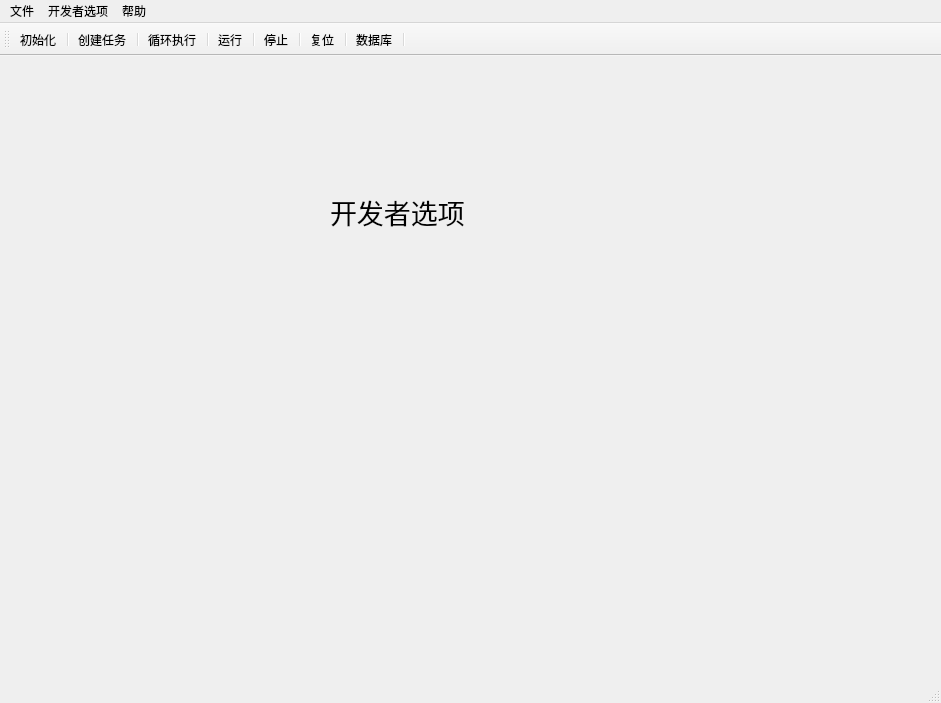
<?xml version="1.0" encoding="UTF-8"?>
<ui version="4.0">
 <class>MainWindow</class>
 <widget class="QMainWindow" name="MainWindow">
  <property name="geometry">
   <rect>
    <x>0</x>
    <y>0</y>
    <width>941</width>
    <height>703</height>
   </rect>
  </property>
  <property name="windowTitle">
   <string>MainWindow</string>
  </property>
  <property name="styleSheet">
   <string notr="true"/>
  </property>
  <widget class="QWidget" name="centralWidget">
   <widget class="QStackedWidget" name="stackedWidget">
    <property name="geometry">
     <rect>
      <x>10</x>
      <y>0</y>
      <width>931</width>
      <height>611</height>
     </rect>
    </property>
    <property name="styleSheet">
     <string notr="true"/>
    </property>
    <property name="currentIndex">
     <number>2</number>
    </property>
    <widget class="QWidget" name="page0">
     <widget class="QTextEdit" name="textEdit">
      <property name="geometry">
       <rect>
        <x>190</x>
        <y>250</y>
        <width>104</width>
        <height>71</height>
       </rect>
      </property>
     </widget>
     <widget class="QLabel" name="txtLable">
      <property name="geometry">
       <rect>
        <x>200</x>
        <y>210</y>
        <width>91</width>
        <height>16</height>
       </rect>
      </property>
      <property name="text">
       <string>Txt文件操作</string>
      </property>
     </widget>
    </widget>
    <widget class="QWidget" name="page1">
     <widget class="QTableWidget" name="tableWidget">
      <property name="geometry">
       <rect>
        <x>40</x>
        <y>110</y>
        <width>861</width>
        <height>441</height>
       </rect>
      </property>
     </widget>
     <widget class="QTextEdit" name="searchEdit">
      <property name="geometry">
       <rect>
        <x>40</x>
        <y>60</y>
        <width>161</width>
        <height>31</height>
       </rect>
      </property>
     </widget>
     <widget class="QGroupBox" name="groupBox">
      <property name="geometry">
       <rect>
        <x>230</x>
        <y>10</y>
        <width>691</width>
        <height>80</height>
       </rect>
      </property>
      <property name="title">
       <string>数据库操作</string>
      </property>
      <widget class="QPushButton" name="dataSearch">
       <property name="geometry">
        <rect>
         <x>40</x>
         <y>30</y>
         <width>93</width>
         <height>28</height>
        </rect>
       </property>
       <property name="text">
        <string>查询</string>
       </property>
       <property name="icon">
        <iconset resource="res.qrc">
         <normaloff>:/image/res/search.png</normaloff>:/image/res/search.png</iconset>
       </property>
      </widget>
      <widget class="QPushButton" name="dataSave">
       <property name="geometry">
        <rect>
         <x>430</x>
         <y>30</y>
         <width>93</width>
         <height>28</height>
        </rect>
       </property>
       <property name="text">
        <string>保存</string>
       </property>
       <property name="icon">
        <iconset resource="res.qrc">
         <normaloff>:/image/res/save.png</normaloff>:/image/res/save.png</iconset>
       </property>
      </widget>
      <widget class="QPushButton" name="dataEmpty">
       <property name="geometry">
        <rect>
         <x>560</x>
         <y>30</y>
         <width>93</width>
         <height>28</height>
        </rect>
       </property>
       <property name="text">
        <string>清空</string>
       </property>
       <property name="icon">
        <iconset resource="res.qrc">
         <normaloff>:/image/res/qingkong.png</normaloff>:/image/res/qingkong.png</iconset>
       </property>
      </widget>
      <widget class="QPushButton" name="dataAdd">
       <property name="geometry">
        <rect>
         <x>170</x>
         <y>30</y>
         <width>93</width>
         <height>28</height>
        </rect>
       </property>
       <property name="text">
        <string>添加</string>
       </property>
       <property name="icon">
        <iconset resource="res.qrc">
         <normaloff>:/image/res/add.png</normaloff>:/image/res/add.png</iconset>
       </property>
      </widget>
      <widget class="QPushButton" name="dataDelete">
       <property name="geometry">
        <rect>
         <x>300</x>
         <y>30</y>
         <width>93</width>
         <height>28</height>
        </rect>
       </property>
       <property name="text">
        <string>删除</string>
       </property>
       <property name="icon">
        <iconset resource="res.qrc">
         <normaloff>:/image/res/delete.png</normaloff>:/image/res/delete.png</iconset>
       </property>
      </widget>
     </widget>
     <widget class="QComboBox" name="comboBox_Chose">
      <property name="geometry">
       <rect>
        <x>40</x>
        <y>11</y>
        <width>161</width>
        <height>31</height>
       </rect>
      </property>
      <item>
       <property name="text">
        <string>产品类型</string>
       </property>
      </item>
      <item>
       <property name="text">
        <string>产品编号</string>
       </property>
      </item>
      <item>
       <property name="text">
        <string>装配状态</string>
       </property>
      </item>
      <item>
       <property name="text">
        <string>完成时间</string>
       </property>
      </item>
     </widget>
    </widget>
    <widget class="QWidget" name="page2">
     <widget class="QLabel" name="label">
      <property name="geometry">
       <rect>
        <x>320</x>
        <y>90</y>
        <width>221</width>
        <height>131</height>
       </rect>
      </property>
      <property name="font">
       <font>
        <family>Agency FB</family>
        <pointsize>20</pointsize>
       </font>
      </property>
      <property name="text">
       <string>开发者选项</string>
      </property>
     </widget>
    </widget>
   </widget>
  </widget>
  <widget class="QMenuBar" name="menuBar">
   <property name="geometry">
    <rect>
     <x>0</x>
     <y>0</y>
     <width>941</width>
     <height>23</height>
    </rect>
   </property>
   <widget class="QMenu" name="File">
    <property name="title">
     <string>文件</string>
    </property>
    <addaction name="action_open"/>
    <addaction name="action_save"/>
    <addaction name="action_quit"/>
   </widget>
   <widget class="QMenu" name="Help">
    <property name="title">
     <string>帮助</string>
    </property>
    <addaction name="action_aboutproduct"/>
   </widget>
   <widget class="QMenu" name="ExploreOption">
    <property name="title">
     <string>开发者选项</string>
    </property>
    <addaction name="action_enter"/>
   </widget>
   <addaction name="File"/>
   <addaction name="ExploreOption"/>
   <addaction name="Help"/>
  </widget>
  <widget class="QToolBar" name="mainToolBar">
   <property name="toolButtonStyle">
    <enum>Qt::ToolButtonTextUnderIcon</enum>
   </property>
   <attribute name="toolBarArea">
    <enum>TopToolBarArea</enum>
   </attribute>
   <attribute name="toolBarBreak">
    <bool>false</bool>
   </attribute>
   <addaction name="action_init"/>
   <addaction name="separator"/>
   <addaction name="action_newprj"/>
   <addaction name="separator"/>
   <addaction name="action_circleMode"/>
   <addaction name="separator"/>
   <addaction name="action_start"/>
   <addaction name="separator"/>
   <addaction name="action_stop"/>
   <addaction name="separator"/>
   <addaction name="action_reset"/>
   <addaction name="separator"/>
   <addaction name="action_database"/>
   <addaction name="separator"/>
  </widget>
  <widget class="QStatusBar" name="statusBar"/>
  <action name="action_open">
   <property name="icon">
    <iconset resource="res.qrc">
     <normaloff>:/image/res/file-open.png</normaloff>:/image/res/file-open.png</iconset>
   </property>
   <property name="text">
    <string>打开文件(&amp;O)</string>
   </property>
   <property name="toolTip">
    <string>打开文件(O）</string>
   </property>
  </action>
  <action name="action_newprj">
   <property name="checkable">
    <bool>false</bool>
   </property>
   <property name="icon">
    <iconset theme="创建任务" resource="res.qrc">
     <normaloff>:/image/res/doc-new.png</normaloff>:/image/res/doc-new.png</iconset>
   </property>
   <property name="text">
    <string>创建任务</string>
   </property>
   <property name="toolTip">
    <string>创建任务</string>
   </property>
  </action>
  <action name="action_save">
   <property name="icon">
    <iconset resource="res.qrc">
     <normaloff>:/image/res/file-save.png</normaloff>:/image/res/file-save.png</iconset>
   </property>
   <property name="text">
    <string>保存文件(&amp;S) </string>
   </property>
   <property name="toolTip">
    <string>保存文件(S) </string>
   </property>
  </action>
  <action name="action_quit">
   <property name="icon">
    <iconset resource="res.qrc">
     <normaloff>:/image/res/doc-quit.png</normaloff>:/image/res/doc-quit.png</iconset>
   </property>
   <property name="text">
    <string>关闭退出(&amp;C)</string>
   </property>
   <property name="toolTip">
    <string>关闭退出(C)</string>
   </property>
  </action>
  <action name="action_aboutproduct">
   <property name="icon">
    <iconset resource="res.qrc">
     <normaloff>:/image/res/help.png</normaloff>:/image/res/help.png</iconset>
   </property>
   <property name="text">
    <string>关于产品</string>
   </property>
  </action>
  <action name="action_init">
   <property name="icon">
    <iconset resource="res.qrc">
     <normaloff>:/image/res/doc-init.png</normaloff>:/image/res/doc-init.png</iconset>
   </property>
   <property name="text">
    <string>初始化</string>
   </property>
   <property name="toolTip">
    <string>初始化</string>
   </property>
  </action>
  <action name="action_transformerassembly">
   <property name="icon">
    <iconset resource="res.qrc">
     <normaloff>:/image/res/doc-measure.png</normaloff>:/image/res/doc-measure.png</iconset>
   </property>
   <property name="text">
    <string>变压器装配</string>
   </property>
   <property name="toolTip">
    <string>尺寸测量</string>
   </property>
  </action>
  <action name="action_ex-process">
   <property name="text">
    <string>图像预处理</string>
   </property>
   <property name="toolTip">
    <string>图像预处理</string>
   </property>
  </action>
  <action name="action_trans_2">
   <property name="text">
    <string>坐标变换</string>
   </property>
   <property name="toolTip">
    <string>坐标变换</string>
   </property>
  </action>
  <action name="action_mea">
   <property name="text">
    <string>尺寸测量</string>
   </property>
   <property name="toolTip">
    <string>尺寸测量</string>
   </property>
  </action>
  <action name="action_juade">
   <property name="text">
    <string>装配状态判断</string>
   </property>
   <property name="toolTip">
    <string>装配状态判断</string>
   </property>
  </action>
  <action name="action_match">
   <property name="text">
    <string>模板匹配</string>
   </property>
   <property name="toolTip">
    <string>模板匹配</string>
   </property>
  </action>
  <action name="action_reset">
   <property name="icon">
    <iconset resource="res.qrc">
     <normaloff>:/image/res/reset.png</normaloff>:/image/res/reset.png</iconset>
   </property>
   <property name="text">
    <string>复位</string>
   </property>
   <property name="toolTip">
    <string>复位</string>
   </property>
  </action>
  <action name="action_start">
   <property name="icon">
    <iconset resource="res.qrc">
     <normaloff>:/image/res/doc-start.png</normaloff>:/image/res/doc-start.png</iconset>
   </property>
   <property name="text">
    <string>运行</string>
   </property>
   <property name="toolTip">
    <string>开始</string>
   </property>
  </action>
  <action name="action_stop">
   <property name="icon">
    <iconset resource="res.qrc">
     <normaloff>:/image/res/stop.png</normaloff>:/image/res/stop.png</iconset>
   </property>
   <property name="text">
    <string>停止</string>
   </property>
   <property name="toolTip">
    <string>stop</string>
   </property>
  </action>
  <action name="action_database">
   <property name="icon">
    <iconset resource="res.qrc">
     <normaloff>:/image/res/doc-seach.png</normaloff>:/image/res/doc-seach.png</iconset>
   </property>
   <property name="text">
    <string>数据库</string>
   </property>
   <property name="toolTip">
    <string>数据库</string>
   </property>
  </action>
  <action name="action_white">
   <property name="text">
    <string>白色风格</string>
   </property>
   <property name="toolTip">
    <string>白色风格</string>
   </property>
  </action>
  <action name="action_black">
   <property name="text">
    <string>黑色风格</string>
   </property>
   <property name="toolTip">
    <string>黑色风格</string>
   </property>
  </action>
  <action name="action_gray">
   <property name="text">
    <string>灰色风格</string>
   </property>
   <property name="toolTip">
    <string>灰色风格</string>
   </property>
  </action>
  <action name="action_dataconnect">
   <property name="icon">
    <iconset resource="res.qrc">
     <normaloff>:/image/res/link.png</normaloff>:/image/res/link.png</iconset>
   </property>
   <property name="text">
    <string>连接</string>
   </property>
   <property name="toolTip">
    <string>连接</string>
   </property>
  </action>
  <action name="action_databreak">
   <property name="icon">
    <iconset resource="res.qrc">
     <normaloff>:/image/res/break.png</normaloff>:/image/res/break.png</iconset>
   </property>
   <property name="text">
    <string>断开</string>
   </property>
   <property name="toolTip">
    <string>断开</string>
   </property>
  </action>
  <action name="action_enter">
   <property name="text">
    <string>进入开发者模式</string>
   </property>
   <property name="toolTip">
    <string>进入开发者模式</string>
   </property>
  </action>
  <action name="action_circleMode">
   <property name="icon">
    <iconset resource="res.qrc">
     <normaloff>:/image/res/kaishi.png</normaloff>:/image/res/kaishi.png</iconset>
   </property>
   <property name="text">
    <string>循环执行</string>
   </property>
   <property name="toolTip">
    <string>循环执行</string>
   </property>
  </action>
 </widget>
 <layoutdefault spacing="6" margin="11"/>
 <resources>
  <include location="res.qrc"/>
 </resources>
 <connections/>
</ui>
